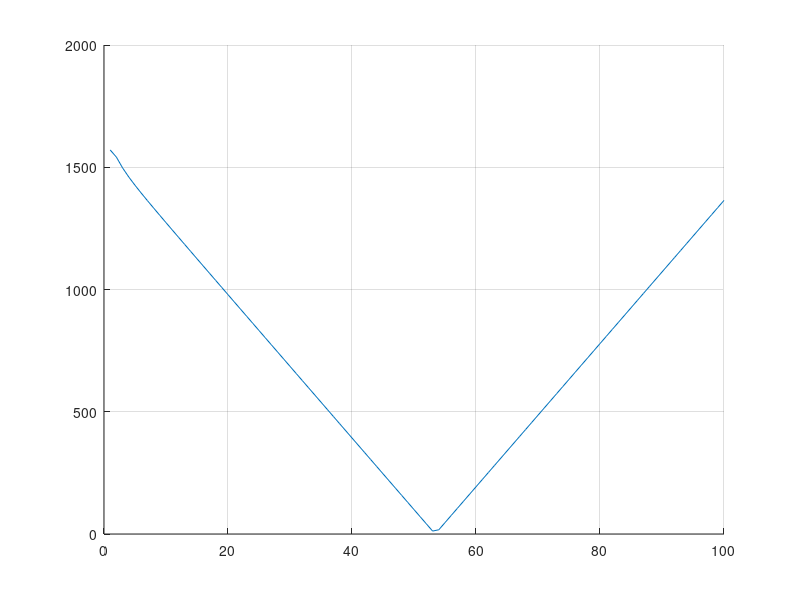

Source code (MATLAB): (Note: this script raises an error after producing the figure.)
close all;
clear all;
clc;

# Paraméterek:
#
#   D     :=  kád átmérő
#   K     :=  kád kerület
#   N     :=  faldeszka db szám
#   A     :=  faldeszka anyagszélesség
#   B'    :=  faldeszka anyagvastagság ráhagyás pozitív profil két oldalán
#   B     :=  faldeszka anyagvastagság (eredeti arány A/B ~ 11/4; ( R + B' ) * 2 ) 
#   A_d   :=  faldeszka negatív profil eltolás (R és alpha függvénye) [A']
#   R     :=  faldeszka pozitív profil sugár (eredeti arány A/R ~ 6)
#   alpha :=  két szomszédos faldeszka által bezárt külső szög (N függvénye)
#   L     :=  egy faldeszka effektív hossza ( L = A - R + A' ) 

disp("\n************************ FÜRDŐDÉZSA - FALDESZKA ************************\n");

D_target = 1600; # cél átmérő
A = 110; 
R = floor(A/6); # empirikus
B_d = 2;

B = ( R + B_d ) * 2;

disp("Fürdődézsa kezdeti paraméterei:");
printf("N = ? db\nA = %d mm\nR = %d mm\nA' = ? mm\n",A,R);
printf("A fürdődézsa cél átmérője: D = %d mm\n",D_target);
disp("------------------------------");

# D értéke A, R, alpha és N függvényében
D = @(A, R, alpha, N)  ( N / pi ) * ( A - R * (1 - sin( alpha ) ) );

# alpha maximális, ha alpha = 2 * pi / N
# minimalizálandó függvény rögzített A és R mellett, maximális alpha esetén.

f = @(N) abs( D_target - D(A, R, 2 * pi / N , N) );

N_scale = [1:1:100];

hold on
plot(N_scale, arrayfun(f,N_scale));
grid on
hold off

guess_N = 30;
[opt_N, opt_f] = fminunc(f,guess_N);

printf("Optimális faldeszka darabszám: %d db\n", opt_N);

opt_N = ceil(opt_N);
printf("Felfelé kerekítve: %u db\n", opt_N);

alpha = (2*pi/opt_N);
printf("eredeti alpha szög: %d°\n",rad2deg(alpha));
printf("eredeti A' érték: %d\n",R * sin( alpha ));

# alpha_max kövelése -> elforgatási holtjáték 
alpha_relaxed = alpha * 1.75;
printf("relaxált alpha szög (75%%-kal növelt érték): %d°\n",rad2deg(alpha_relaxed));

A_d = R * sin( alpha_relaxed );
printf("relaxált A' érték: %d mm\n", A_d);

disp("------------------------------");
disp("Fürdődézsa végleges paraméterei:");

printf("N = %u db\nA = %d mm\nR = %d mm\nA' = %d mm\n",opt_N,A,R,A_d);
L = A - R + A_d;

printf("Egy faldeszka effektív szélessége: L = %d\n",L);
D_approx = opt_N * L / pi;

printf("A fürdődézsa közelítőleges átmérője közelítőleges középvonali kerület alapján:\nD = %d mm\n",D_approx);
printf("Faldeszkák marás előtt szükséges keresztmetszete:\nA = %d mm\nB = %d mm\n",A, B);

disp("\n************************ FÜRDŐDÉZSA - PADLÓDESZKA ************************\n");

floor_thickness = 20; # padló vastagsága
floor_overhang = 10; # padló átfedése a fallal
floor_profile_depth = 10; #padló deszkák kötési profiljának mélysége

printf("Padló kezdeti paraméterei:\nvastagság: %d mm\nátfedés fallal: %d mm\nkötés profil mélység: %d mm\n",floor_thickness,floor_overhang,floor_profile_depth);

floor_radius = ( ( D_approx - ( B / 2 ) ) / 2 + floor_overhang ); #középvonal korrekció (- B/2)
floor_area = ( floor_radius ^ 2 * pi );

printf("Kivágandó padló sugara (átfedéssel): %d mm; területe: %d m^2\n", floor_radius, floor_area / ( 1000 ^ 2 ));

disp("------------------------------");
fr_offset = 10; # ráhagyás körkivágás miatt
f_R =  floor_radius + fr_offset ;
floor_N_func = @(N) floor_area_approx(N,f_R,floor_profile_depth)(1); # minimalizálandó fgv

N_scale = [0:0.5:100];

hold on
figure
plot(N_scale, arrayfun(floor_N_func,N_scale));
grid on
hold off

[floor_opt_N, floor_opt_f] = fminsearch(floor_N_func,100); # optimális padlódeszka szélesség keresése
printf("Optimális padlódeszka darabszám: %d db\n", floor_opt_N);
floor_opt_N = round(floor_opt_N);
printf("Kerekítve: %d db\n", floor_opt_N);
[S_hat, floor_lengths, floor_plank_width ] = floor_area_approx (floor_opt_N, f_R, floor_profile_depth);
printf("Padlódeszkák marás előtti szélessége %d mm\n",floor_plank_width);
printf("Padlódeszkák hosszai [mm]\n");
disp(floor_lengths);
floor_sum_len = sum(floor_lengths);
printf("Padlódeszkák össz. hossza: %d m\n",floor_sum_len / 1000);
